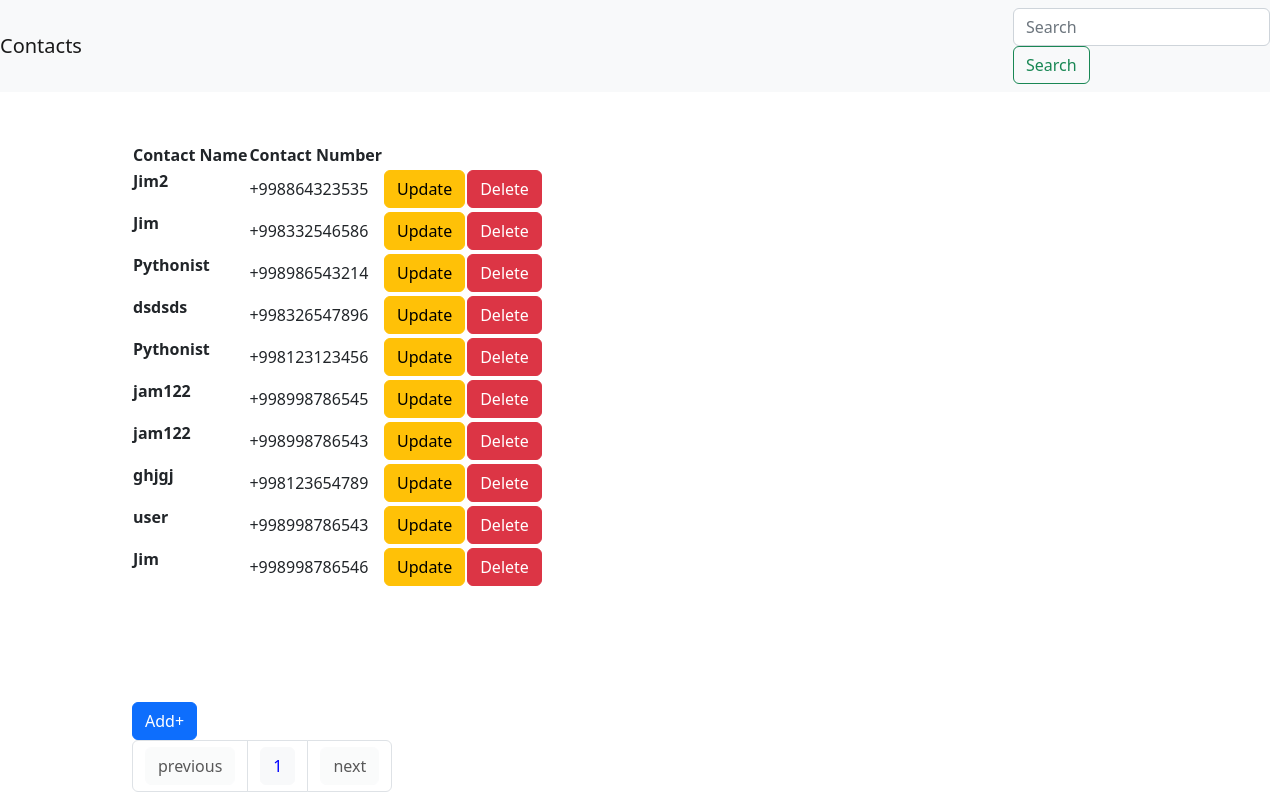
/, run on an earlier commit of the app's database.
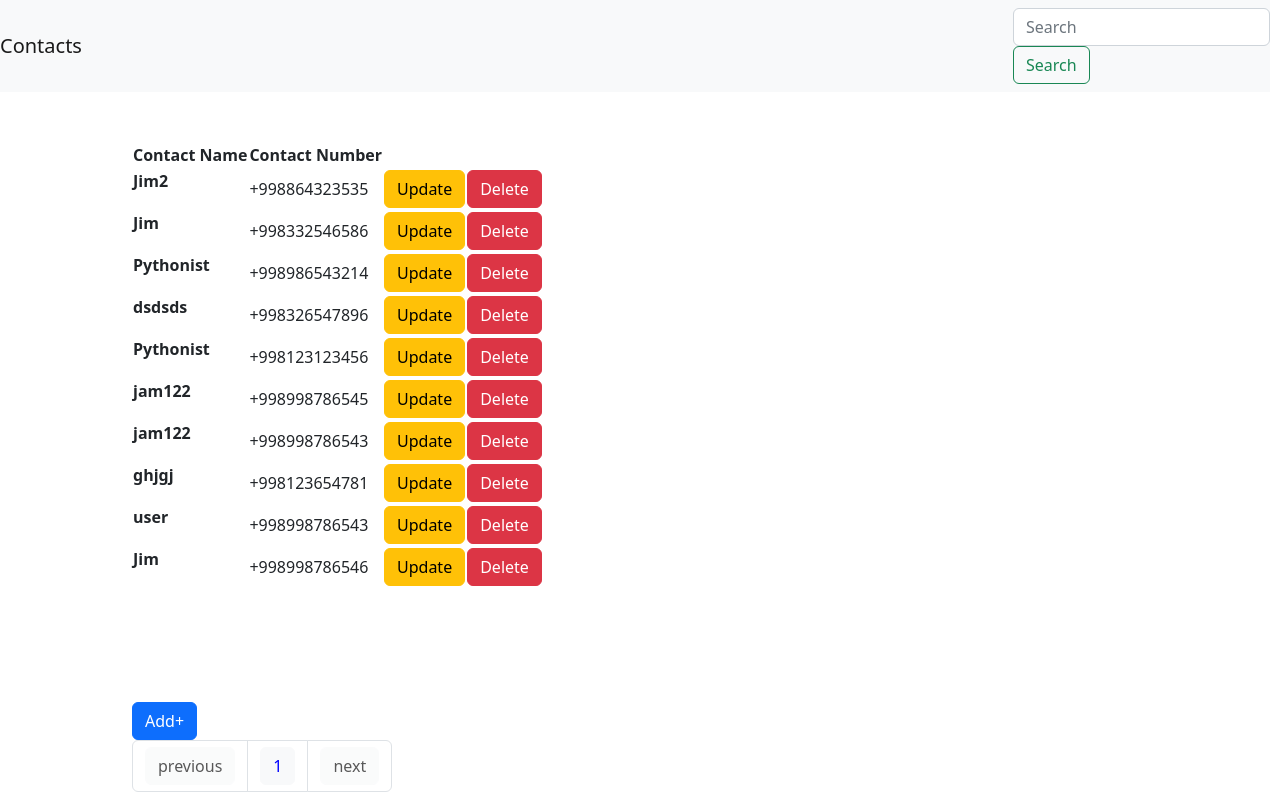
And on a later commit of the database.
### base/models.py (models this page shows, shortened)
class Contact(models.Model):
    username = models.CharField(max_length=20)
    number = models.CharField(max_length=9)

### base/views.py (the view)
# urls.py: path('', views.contacts, name='contacts'),
def contacts(request):
        contacts = Contact.objects.all()
        paginator = Paginator(contacts, 15)
        page_number = request.GET.get('page')
        page_obj = paginator.get_page(page_number)
        return render(request, 'home.html', {'contacts': contacts, 'page_obj': page_obj, 'contact_len': contact_len, 'cont_num_in_page': cont_num_in_page, 'n' : range(1,page_obj.paginator.num_pages+1)})

### templates/home.html (shortened to what this page needs)
<!DOCTYPE html>
<html lang="en">
<head>
    <link href="https://cdn.jsdelivr.net/npm/bootstrap@5.2.3/dist/css/bootstrap.min.css" rel="stylesheet">
</head>
<body>
    <nav class="navbar navbar-light bg-light justify-content-between">
        <a class="navbar-brand">Contacts</a>
        <form class="form-inline" method="POST" action="{% url 'search_contact' %}" target="_blank">
            <input class="form-control mr-sm-2" type="search" placeholder="Search" aria-label="Search" name="searched">
            <button class="btn btn-outline-success my-2 my-sm-0" type="submit">Search</button>
        </form>
    </nav>
    <div class="container-md" style="margin-top: 50px; margin-left: 120px;">
        <div style="height:70vh">
            <table>
                <tr>
                    <th>Contact Name   </th>
                    <th>Contact Number   </th>
                    <th></th>
                    <th></th>
                </tr>
                {% for contact in page_obj %}
                <tr>
                    <td> <p><b>{{contact.username}}</b></p> </td>
                    <td>+998{{contact.number}}</td>
                    <td><a href="{%url 'update_form' contact.id%}"><button type="button" class="btn btn-warning">Update</button></a></td>
                    <td><a href="{%url 'delete_contact' contact.id%}"><button type="button" class="btn btn-danger">Delete</button></a></td>
                </tr>
                {% endfor %}
            </table>
        </div>
        <a href="{%url 'add_contact'%}"><button type="button" class="btn btn-primary">Add+</button></a>
        <nav aria-label="Page navigation example">
            <ul class="pagination">
                {% if page_obj.has_previous %}
                    <li class="page-item"><a class="page-link" href="?page={{ page_obj.previous_page_number }}"><button style="color: blue;" type="button" class="btn btn-light" >previous</button></a></li>
                {% else %}
                    <li class="page-item"><a class="page-link" href="#" disabled><button  type="button" class="btn btn-light" disabled>previous</button></a></li>
                {% endif %}
                {% for i in n %}
                    <li class="page-item">
                        <a class="page-link" href="?page={{ i }}">
                            <button style="color: blue;" type="button" class="btn btn-light">{{i}}</button>
                        </a>
                    </li>
                {% endfor %}
                {% if page_obj.has_next %}
                    <li class="page-item"></li><a class="page-link" href="?page={{ page_obj.next_page_number }}"><button style="color: blue;" type="button" class="btn btn-light" >next</button></a>
                {% else %}
                    <li class="page-item"><a class="page-link" href="#"><button type="button" class="btn btn-light" disabled>next</button></a></li>
                {% endif %}
            </ul>
        </nav>
    </div>
</body>
</html>

What changed in the data, as far as the page shows it:
changed Contact "ghjgj": number "123654789" → "123654781"
